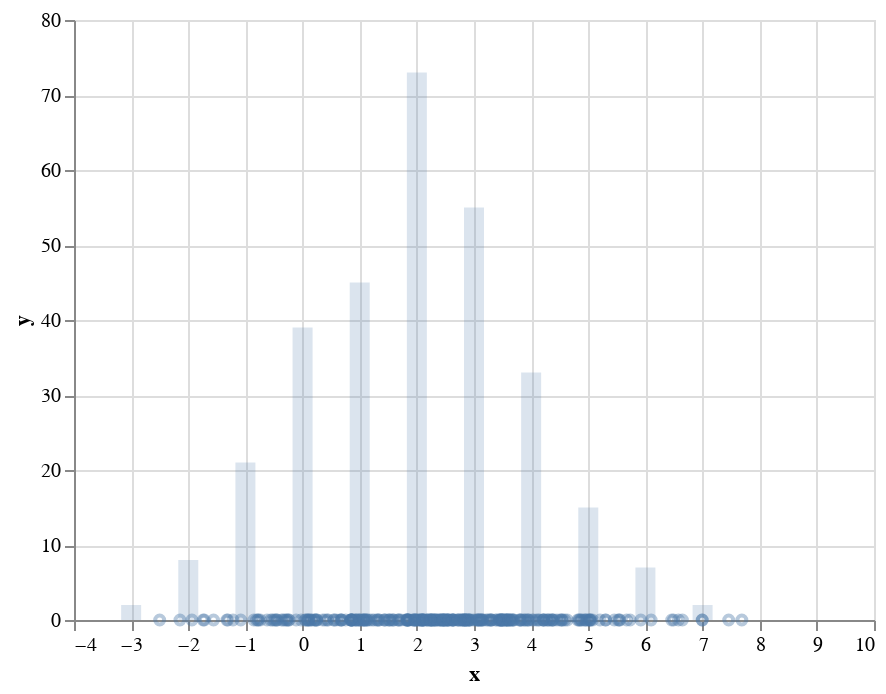

Here is the notebook cell this chart was saved with:
### Markdown cell above
### Get some data

Let's start by drawing some data from a 1 dimensional normal with some mean and some standard deviation. We'll make a histogram to visualize the data, plotted along with the actual data shown as blue dots along the x axis.

### Code cell
mu, sigma = 2.5, 2 # mean and standard deviation
N = 300
nbins = 10
s = [o for o in np.random.normal(mu, sigma, size=N)]

values, bins = np.histogram(s, bins=np.arange(-3, nbins + 1))

dt = make_altair_object(bins, values)

c1 = make_bar_chart(size=10, opacity=.2, data=dt)

dt = make_altair_object(s, np.zeros(len(s)))

c2 = alt.Chart(dt).mark_point(size=20, opacity=.4).encode(
        x='x:Q',  # specify ordinal data
        y='y:Q',  # specify quantitative data
    )

c1 + c2

### Figure 1 — Vega-Lite specification as saved in the notebook (floating-point values rounded to 4 significant figures; data arrays with more than 128 entries replaced by an {"elided": "..."} marker saying what was removed)
{"$schema": "https://vega.github.io/schema/vega-lite/v2.6.0.json", "config": {"view": {"height": 300, "width": 400}}, "layer": [{"data": {"values": [{"x": -3, "y": 2}, {"x": -2, "y": 8}, {"x": -1, "y": 21}, {"x": 0, "y": 39}, {"x": 1, "y": 45}, {"x": 2, "y": 73}, {"x": 3, "y": 55}, {"x": 4, "y": 33}, {"x": 5, "y": 15}, {"x": 6, "y": 7}, {"x": 7, "y": 2}, {"x": 8, "y": 0}, {"x": 9, "y": 0}]}, "encoding": {"x": {"field": "x", "type": "quantitative"}, "y": {"field": "y", "type": "quantitative"}}, "mark": {"opacity": 0.2, "size": 10, "type": "bar"}}, {"data": {"values": {"elided": "300 records"}}, "encoding": {"x": {"field": "x", "type": "quantitative"}, "y": {"field": "y", "type": "quantitative"}}, "mark": {"opacity": 0.4, "size": 20, "type": "point"}}]}
